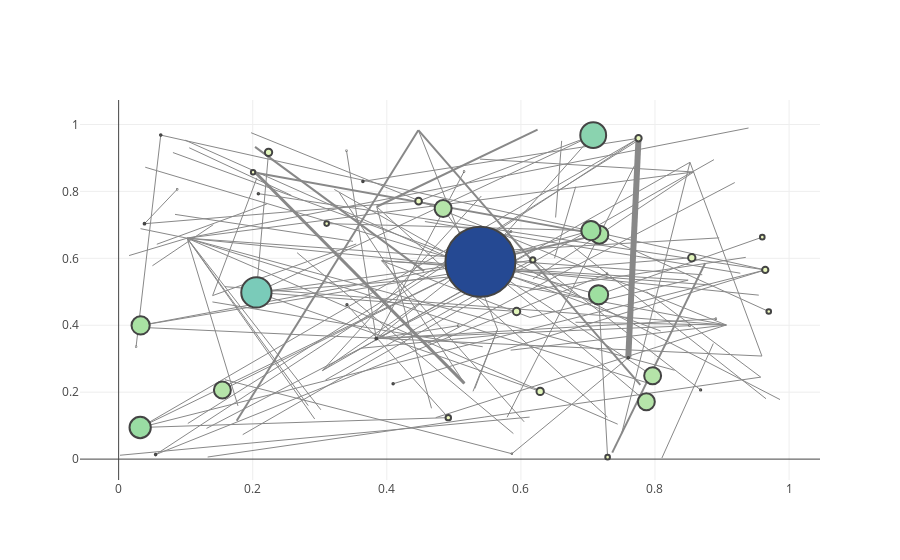

Write notebook code for a chart like this one.
### Code cell
ploteigCentr(phishGraphRandom)
